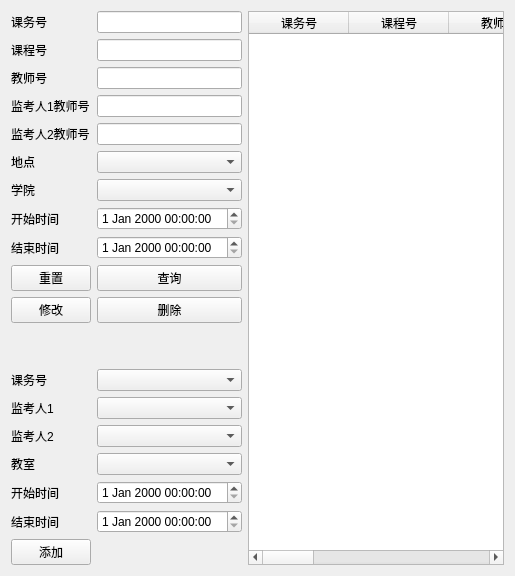
     <widget class="QWidget" name="tab_exam">
      <attribute name="title">
       <string>考务管理</string>
      </attribute>
      <layout class="QVBoxLayout" name="verticalLayout_2" stretch="0">
       <item>
        <layout class="QHBoxLayout" name="horizontalLayout_3" stretch="1,5">
         <item>
          <layout class="QVBoxLayout" name="verticalLayout_4" stretch="3,0,2">
           <item>
            <layout class="QGridLayout" name="gridLayout">
             <item row="5" column="0">
              <widget class="QLabel" name="label_5">
               <property name="text">
                <string>地点</string>
               </property>
              </widget>
             </item>
             <item row="9" column="0">
              <widget class="QPushButton" name="btn_exam_clear">
               <property name="text">
                <string>重置</string>
               </property>
              </widget>
             </item>
             <item row="10" column="0">
              <widget class="QPushButton" name="pushButton_3">
               <property name="text">
                <string>修改</string>
               </property>
              </widget>
             </item>
             <item row="9" column="1">
              <widget class="QPushButton" name="btn_exam_query">
               <property name="text">
                <string>查询</string>
               </property>
              </widget>
             </item>
             <item row="0" column="1">
              <widget class="QLineEdit" name="ld_exam_rcno"/>
             </item>
             <item row="2" column="1">
              <widget class="QLineEdit" name="ld_exam_tno"/>
             </item>
             <item row="8" column="0">
              <widget class="QLabel" name="label_8">
               <property name="text">
                <string>结束时间</string>
               </property>
              </widget>
             </item>
             <item row="8" column="1">
              <widget class="QDateTimeEdit" name="dt_end_time"/>
             </item>
             <item row="7" column="0">
              <widget class="QLabel" name="label_7">
               <property name="text">
                <string>开始时间</string>
               </property>
              </widget>
             </item>
             <item row="7" column="1">
              <widget class="QDateTimeEdit" name="dt_begin_time"/>
             </item>
             <item row="2" column="0">
              <widget class="QLabel" name="label_2">
               <property name="text">
                <string>教师号</string>
               </property>
              </widget>
             </item>
             <item row="0" column="0">
              <widget class="QLabel" name="label">
               <property name="text">
                <string>课务号</string>
               </property>
              </widget>
             </item>
             <item row="10" column="1">
              <widget class="QPushButton" name="btn_exam_delete">
               <property name="text">
                <string>删除</string>
               </property>
              </widget>
             </item>
             <item row="4" column="1">
              <widget class="QLineEdit" name="ld_exam_tno2"/>
             </item>
             <item row="1" column="1">
              <widget class="QLineEdit" name="ld_exam_cno"/>
             </item>
             <item row="4" column="0">
              <widget class="QLabel" name="label_4">
               <property name="text">
                <string>监考人2教师号</string>
               </property>
              </widget>
             </item>
             <item row="6" column="1">
              <widget class="QComboBox" name="cbox_exam_collegename"/>
             </item>
             <item row="5" column="1">
              <widget class="QComboBox" name="cbox_exam_clr"/>
             </item>
             <item row="1" column="0">
              <widget class="QLabel" name="label_12">
               <property name="text">
                <string>课程号</string>
               </property>
              </widget>
             </item>
             <item row="3" column="0">
              <widget class="QLabel" name="label_3">
               <property name="text">
                <string>监考人1教师号</string>
               </property>
              </widget>
             </item>
             <item row="6" column="0">
              <widget class="QLabel" name="label_6">
               <property name="text">
                <string>学院</string>
               </property>
              </widget>
             </item>
             <item row="3" column="1">
              <widget class="QLineEdit" name="ld_exam_tno1"/>
             </item>
            </layout>
           </item>
           <item>
            <spacer name="verticalSpacer_2">
             <property name="orientation">
              <enum>Qt::Vertical</enum>
             </property>
             <property name="sizeHint" stdset="0">
              <size>
               <width>20</width>
               <height>40</height>
              </size>
             </property>
            </spacer>
           </item>
           <item>
            <layout class="QGridLayout" name="gridLayout_3">
             <item row="7" column="0">
              <widget class="QPushButton" name="btn_exam_add">
               <property name="text">
                <string>添加</string>
               </property>
              </widget>
             </item>
             <item row="0" column="1">
              <widget class="QComboBox" name="cbox_examadd_rcno"/>
             </item>
             <item row="2" column="1">
              <widget class="QComboBox" name="cbox_examadd_tno2"/>
             </item>
             <item row="0" column="0">
              <widget class="QLabel" name="label_9">
               <property name="text">
                <string>课务号</string>
               </property>
              </widget>
             </item>
             <item row="1" column="0">
              <widget class="QLabel" name="label_10">
               <property name="text">
                <string>监考人1</string>
               </property>
              </widget>
             </item>
             <item row="3" column="1">
              <widget class="QComboBox" name="cbox_examadd_clr"/>
             </item>
             <item row="2" column="0">
              <widget class="QLabel" name="label_11">
               <property name="text">
                <string>监考人2</string>
               </property>
              </widget>
             </item>
             <item row="1" column="1">
              <widget class="QComboBox" name="cbox_examadd_tno1"/>
             </item>
             <item row="3" column="0">
              <widget class="QLabel" name="label_22">
               <property name="text">
                <string>教室</string>
               </property>
              </widget>
             </item>
             <item row="4" column="0">
              <widget class="QLabel" name="label_23">
               <property name="text">
                <string>开始时间</string>
               </property>
              </widget>
             </item>
             <item row="5" column="0">
              <widget class="QLabel" name="label_36">
               <property name="text">
                <string>结束时间</string>
               </property>
              </widget>
             </item>
             <item row="4" column="1">
              <widget class="QDateTimeEdit" name="dt_examadd_begin"/>
             </item>
             <item row="5" column="1">
              <widget class="QDateTimeEdit" name="dt_examadd_end"/>
             </item>
            </layout>
           </item>
          </layout>
         </item>
         <item>
          <layout class="QVBoxLayout" name="verticalLayout_6" stretch="10">
           <item>
            <widget class="QTableWidget" name="table_exam">
             <property name="columnCount">
              <number>9</number>
             </property>
             <column>
              <property name="text">
               <string>课务号</string>
              </property>
             </column>
             <column>
              <property name="text">
               <string>课程号</string>
              </property>
             </column>
             <column>
              <property name="text">
               <string>教师号</string>
              </property>
             </column>
             <column>
              <property name="text">
               <string>监考人1教师号</string>
              </property>
             </column>
             <column>
              <property name="text">
               <string>监考人2教师号</string>
              </property>
             </column>
             <column>
              <property name="text">
               <string>教室</string>
              </property>
             </column>
             <column>
              <property name="text">
               <string>开课学院</string>
              </property>
             </column>
             <column>
              <property name="text">
               <string>开始时间</string>
              </property>
             </column>
             <column>
              <property name="text">
               <string>结束时间</string>
              </property>
             </column>
            </widget>
           </item>
          </layout>
         </item>
        </layout>
       </item>
      </layout>
     </widget>
